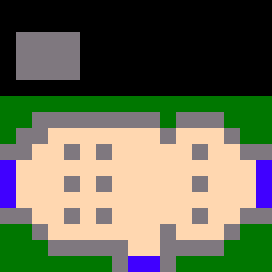

This game map was drawn from its Tiled (.tmx) file and the tilesets committed beside it. A one-line description and the trimmed map source follow:
An orthogonal 17x17 tile map with 16x16 px tiles, 2 tile layers (background, collision).

<map version="1.0" orientation="orthogonal" width="17" height="17" tilewidth="16" tileheight="16">
 <tileset firstgid="1" name="background_tileset" tilewidth="16" tileheight="16">
  <image source="background_tileset.png" width="80" height="32" />
 </tileset>
 <layer name="background" width="17" height="17">
  <data>[289 cells, 289 non-empty, 4 distinct tile ids]</data>
 </layer>
 <layer name="collision" width="17" height="17">
  <data>[289 cells, 54 non-empty, 2 distinct tile ids]</data>
 </layer>
</map>